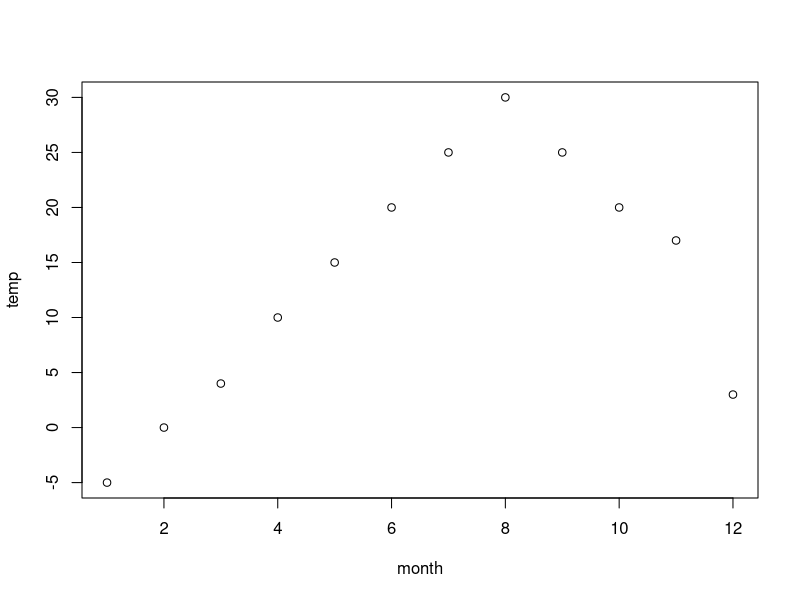

The R script that drew this image:
## ---- chunk 1
knitr::opts_chunk$set(echo = TRUE)
## ---- chunk 2
month <- c(1,2,3,4,5,6,7,8,9,10,11,12)
temp <- c(-5,0,4,10,15,20,25,30,25,20,17,3)
## ---- chunk 3
plot(temp~month)
